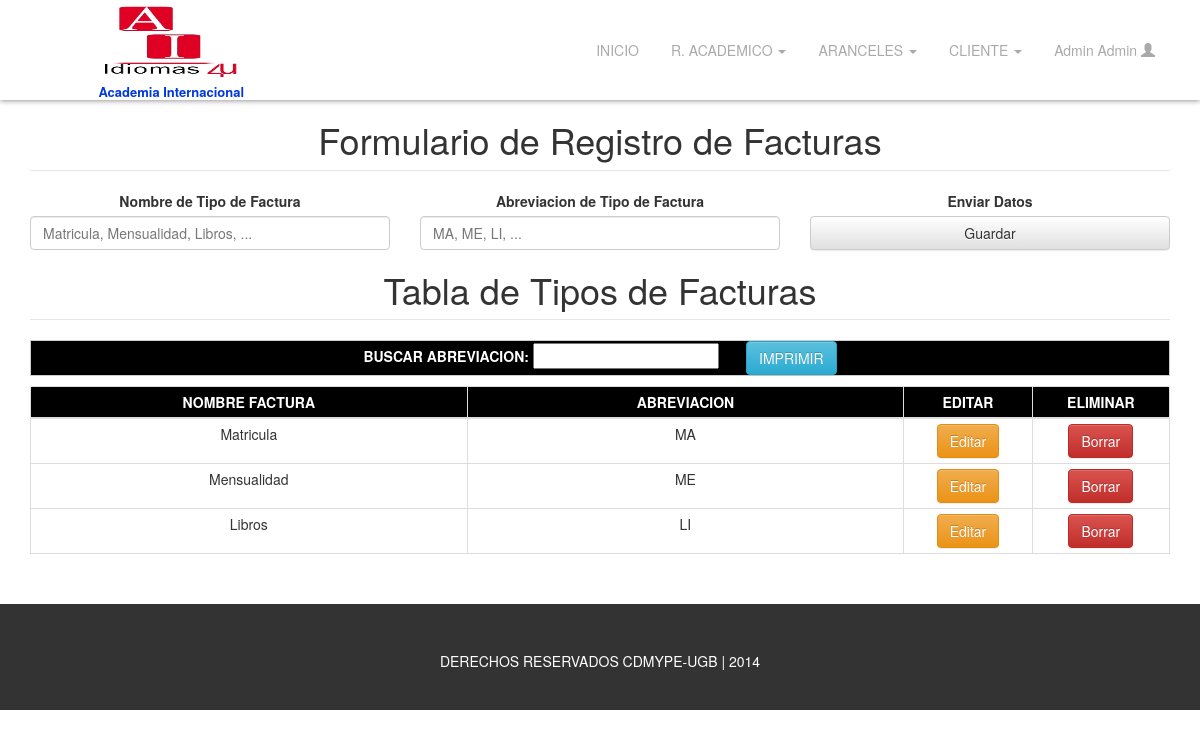
The page /admin/regtipofactura/index.php (signed in) on the database its author committed.
### tables this page shows
CREATE TABLE `usuario` (
  `id_usuario` int(10) NOT NULL,
  `nombre` varchar(50) NOT NULL,
  `apellido` varchar(50) NOT NULL,
  `tipo` enum('admin','user','docente') NOT NULL,
  `username` varchar(50) NOT NULL,
  `password` varchar(50) NOT NULL
);

CREATE TABLE `tipo_factura` (
  `id_factura` int(10) NOT NULL,
  `nombre_factura` varchar(50) DEFAULT NULL,
  `abreviacion` varchar(15) DEFAULT NULL
);

### admin/php/usuario.php (called while the page is built)
<?php
	include('config/config.php');
	$sql = mysqli_query($link, " select nombre, apellido, username from usuario where username='$username' ");
	$usuario = mysqli_fetch_all($sql, MYSQLI_ASSOC);
?>

### admin/regtipofactura/busquedaTfactura.php (the view)
<div>
	<form name="frmBusquedaCiclo" id="frmBusquedaCiclo">
		<div class="row">
			<div class="col-xs-12">
				<table align="center" cellpadding="5" id="tblHorario" class="table table-bordered table-condensed">
					<thead>
						<tr>
							<td>Nombre Factura</td>
							<td>Abreviacion</td>
							<td class="hidden-print">Editar</td>
							<td class="hidden-print">Eliminar</td>
						</tr>
					</thead>
					<tbody>
						<?php
							include('../php/config/config.php');
							$tfac = isset($_POST['tfac']) ? $_POST['tfac'] : '' ;
							$sqlc = mysqli_query($link, "select * from tipo_factura where abreviacion like '%$tfac%' ") or die(mysqli_error($link));
							while($fila = mysqli_fetch_assoc($sqlc)){
						?>
							<tr id="tfac_<?php echo $fila['id_factura'] ?>" onClick="modTfactura(<?php echo $fila['id_factura'] ?>)">
								<td width="250" ><?php echo $fila['nombre_factura'] ?></td>
								<td width="250" ><?php echo $fila['abreviacion'] ?></td>
								<td width="50" class="hidden-print"><a href="#" class="btn btn-warning" role="button">Editar</a></td>
								<td width="50" class="hidden-print"><a href="javascript: eliminarTfactura(<?php echo $fila['id_factura'] ?>)" class="btn btn-danger" role="button">Borrar</a></td>
							</tr>
						<?php } ?>
					</tbody>
				</table>
			</div>
		</div>
	</form>
</div>

### admin/inc/header2.inc (shortened to what this page needs)
<header id="main-header">
	<div class="container hidden-print">
		<div class="row">
			<div class="col-xs-5 col-sm-3">
				<h1 id="main-logo">
					<a href="../../admin"><img src="../../img/logo.jpg" alt="Academia Internacional">
						<span>Academia Internacional</span>
					</a>
				</h1>
			</div>
			<div class="col-xs-7 col-sm-9">
				<ul id="main-menu" class="nav nav-pills hidden-xs">
					<li><a href="../index.php">INICIO</a></li>
					<li class="dropdown">
						<a href="#" class="dropdown-toggle" data-toggle="dropdown"> R. ACADEMICO <span class="caret"></span> </a>
					</li>
					<li class="dropdown">
						<a href="#" class="dropdown-toggle" data-toggle="dropdown"> ARANCELES <span class="caret"></span> </a>
					</li>
					<li class="dropdown">
						<a href="#" class="dropdown-toggle" data-toggle="dropdown"> CLIENTE <span class="caret"></span> </a>
					</li>
					<li class="dropdown">
						<a href="#" class="dropdown-toggle" data-toggle="dropdown">
							<?php
								$username = $_SESSION['username'] ;
								include('../php/usuario.php');
								foreach ($usuario as $row ) {
									echo ucwords($row['nombre'].' '.$row['apellido']);
								}
							?>
							<span class="glyphicon glyphicon-user"></span>
						</a>
					</li>
				</ul>
			</div>
		</div>
	</div>
</header>

### admin/css/style.css (style rules this page uses)
html, body { height: 94.30%; margin-top: 0px; font-family: 'Source Sans Pro', 'Helvetica Neue', Helvetica, Arial, sans-serif; background-image: url('../img/textura.jpg'); }
ul { padding: 0px; margin: 0px; list-style-type: none; }
ul li { margin-bottom: 5px; }
#main-header { position: fixed; top: 0; width: 100%; background-color: #fff; z-index: 99; background-color: rgb(255, 255, 255); background-color: rgba(255, 255, 255, 0.95); -ms-filter: "progid:DXImageTransform.Microsoft.gradient(startColorstr=#11000000, endColorstr=#11000000)"; -moz-box-shadow: 0 1px 5px #999; -webkit-box-shadow: 0 1px 5px #999; box-shadow: 0 1px 5px #999; }
#main-logo, #logo { width: 100%; height: 100px; padding: 2px 0 0 20px; margin: 0; background-color: #fff; text-align: center; }
#main-logo >a { font-size: 20px; font-size: 2rem; font-weight: 600; color: #fff; text-decoration: none; }
#main-logo>a>img { height: 80px; width: 140px; margin: 0 auto; margin-bottom: 3px; }
#main-logo>a>span { display: block; color: #0038DF; font-size: 13px; font-size: 1.3rem; }
#main-menu { float:right; margin-top: 30px; }
#main-menu a { color: #aaa; }

### admin/css/bgColor.css (style rules this page uses)
table, .btnp { border:1px solid #CCC; }
table thead, .btnp { background: #000; color: #FFF; text-align:center; text-transform:uppercase; font-weight:bolder; }

### rows shown on the page
usuario: nombre+apellido "Admin Admin"
tipo_factura: nombre_factura "Matricula", abreviacion "MA"
tipo_factura: nombre_factura "Mensualidad", abreviacion "ME"
tipo_factura: nombre_factura "Libros", abreviacion "LI"
